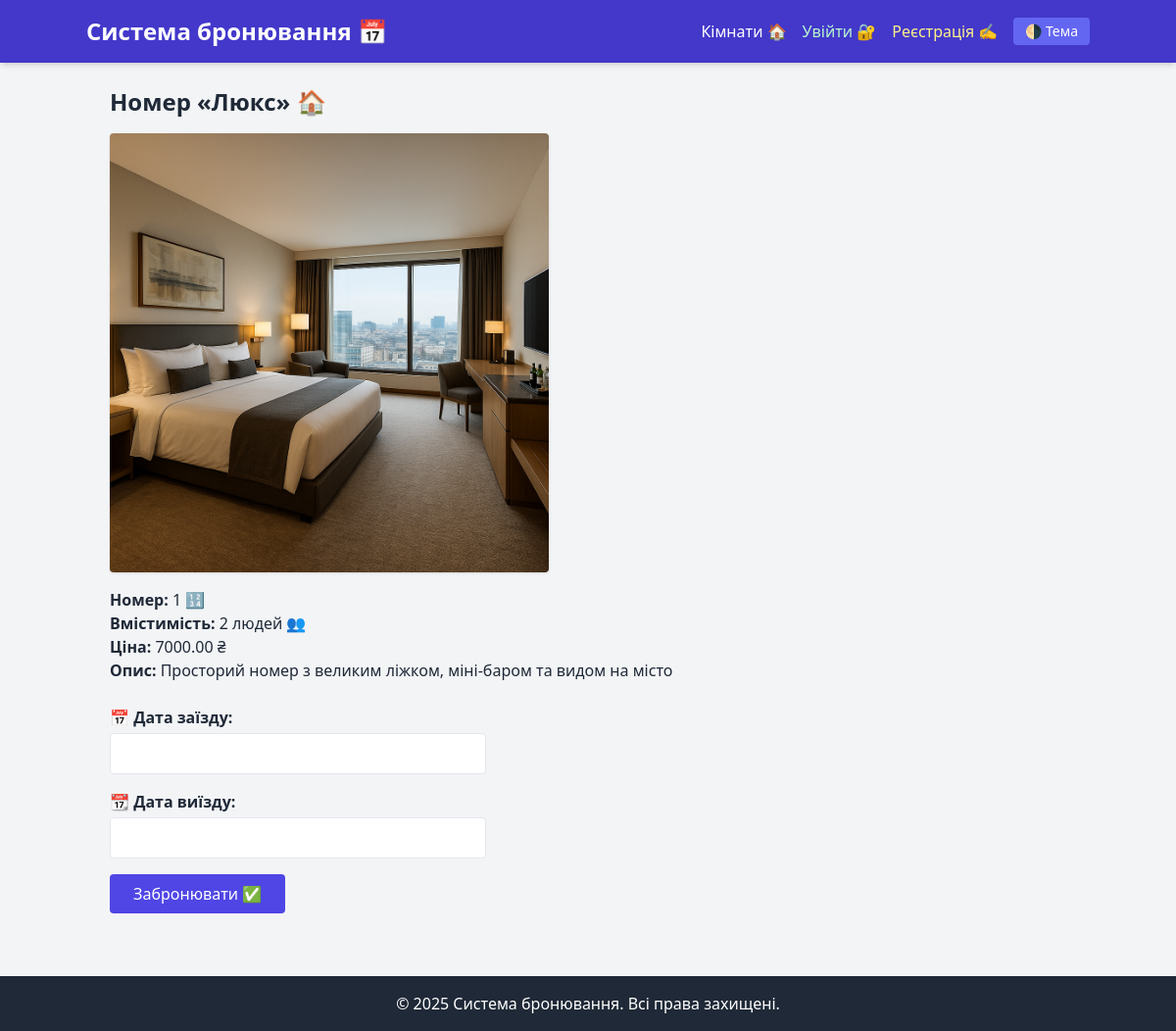
/rooms/3/, run on the app's committed database.
### booking/models.py (models this page shows, shortened)
class Location(models.Model):
    number = models.CharField(max_length=10 , default='N/A')  # номер локації
    title = models.CharField(max_length=100,unique=True)
    capacity = models.PositiveIntegerField()
    price = models.DecimalField(max_digits=6, decimal_places=2)
    description = models.TextField()
    created_at = models.DateTimeField(auto_now_add=True)
    is_active = models.BooleanField(default=True)
    image = models.ImageField(upload_to='room_images/', blank=True, null=True)
    class Meta:
        verbose_name = _('Location')
        verbose_name_plural = _('Locations')
        ordering = ['title']

### booking/views.py (the view)
# urls.py: path('rooms/<int:pk>/', views.location_detail, name='location_detail'),
def location_detail(request, pk):
    room = get_object_or_404(Location, pk=pk)
    bookings = room.bookings.filter(end_date__gte=date.today())
    busy_dates = []
    for booking in bookings:
        current_date = booking.start_date
        while current_date <= booking.end_date:
            busy_dates.append(current_date.strftime('%Y-%m-%d'))
            current_date += datetime.timedelta(days=1)
    busy_dates_json = json.dumps(busy_dates, cls=DjangoJSONEncoder)
    return render(request, "location_detail.html", {
        "room": room,
        "bookings": bookings,
        "busy_dates_json": busy_dates_json,
    })

### templates/location_detail.html (shortened to what this page needs)
{% extends "base.html" %}
{% load static %}
{% block content %}
<link rel="stylesheet" href="https://cdn.jsdelivr.net/npm/flatpickr/dist/flatpickr.min.css">
<h2 class="text-2xl font-bold mb-4">{{ room.title }} 🏠</h2>
{% if room.image %}
  <img src="{{ room.image.url }}" alt="{{ room.title }}" class="w-full max-w-md rounded shadow mb-4">
{% endif %}
<p><strong>Номер:</strong> {{ room.number }} 🔢</p>
<p><strong>Вмістимість:</strong> {{ room.capacity }} людей 👥</p>
<p><strong>Ціна:</strong> {{ room.price }} ₴</p>
<p><strong>Опис:</strong> {{ room.description }}</p>
<form method="post" action="{% url 'booking_create' room.pk %}" class="mt-6 max-w-sm">
  <label for="start_time" class="block font-semibold mb-1">📅 Дата заїзду:</label>
  <input
    type="text"
    id="start_time"
    name="start_time"
    required
    class="border rounded px-3 py-2 mb-4 w-full"
    autocomplete="off"
    value="{{ start_time|default:'' }}"
  >
  <label for="end_time" class="block font-semibold mb-1">📆 Дата виїзду:</label>
  <input
    type="text"
    id="end_time"
    name="end_time"
    required
    class="border rounded px-3 py-2 mb-4 w-full"
    autocomplete="off"
    value="{{ end_time|default:'' }}"
  >
  <button type="submit" class="bg-indigo-600 text-white px-6 py-2 rounded hover:bg-indigo-700 transition">
    Забронювати ✅
  </button>
</form>
{% endblock %}

### data on the page
Location: title "Номер «Люкс»", image (picture), number "1", capacity "2", price "7000.00", description "Просторий номер з великим ліжком, міні-баром та видом на місто"
